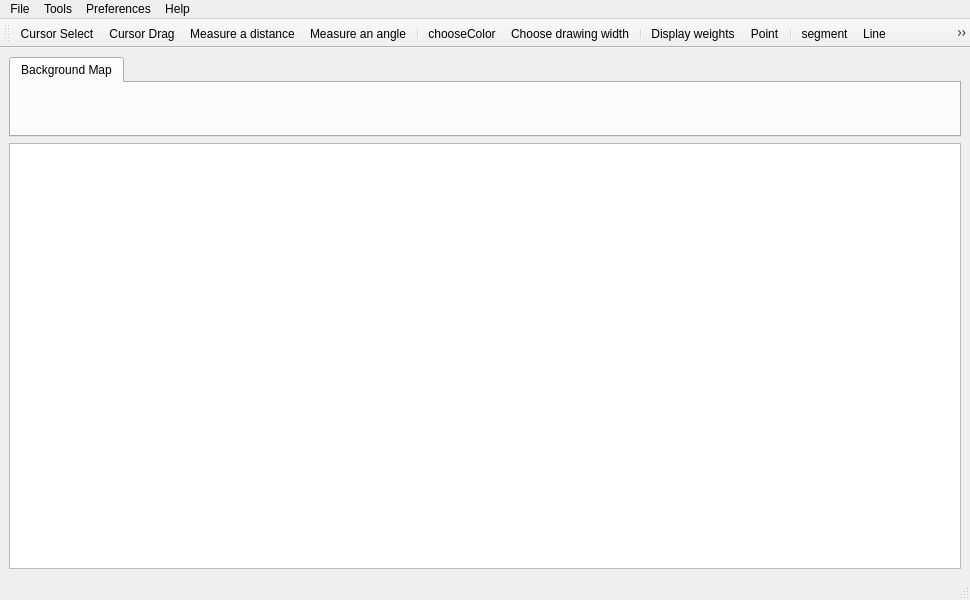
<?xml version="1.0" encoding="UTF-8"?>
<ui version="4.0">
 <class>Gribouillot</class>
 <widget class="QMainWindow" name="Gribouillot">
  <property name="geometry">
   <rect>
    <x>0</x>
    <y>0</y>
    <width>970</width>
    <height>600</height>
   </rect>
  </property>
  <property name="windowTitle">
   <string>Gribouillot</string>
  </property>
  <widget class="QWidget" name="centralwidget">
   <layout class="QVBoxLayout" name="verticalLayout">
    <item>
     <widget class="GribouillotTabWidget" name="gribTabWidget">
      <property name="maximumSize">
       <size>
        <width>16777215</width>
        <height>80</height>
       </size>
      </property>
      <property name="currentIndex">
       <number>0</number>
      </property>
      <property name="usesScrollButtons">
       <bool>false</bool>
      </property>
      <widget class="MapTabWidget" name="mapTabWidget">
       <property name="styleSheet">
        <string notr="true"/>
       </property>
       <attribute name="title">
        <string>Background Map</string>
       </attribute>
      </widget>
     </widget>
    </item>
    <item>
     <widget class="ZoomableGraphicsView" name="zGraphicsView">
      <property name="renderHints">
       <set>QPainter::Antialiasing|QPainter::TextAntialiasing</set>
      </property>
      <property name="dragMode">
       <enum>QGraphicsView::ScrollHandDrag</enum>
      </property>
      <property name="transformationAnchor">
       <enum>QGraphicsView::AnchorUnderMouse</enum>
      </property>
      <property name="resizeAnchor">
       <enum>QGraphicsView::AnchorUnderMouse</enum>
      </property>
     </widget>
    </item>
   </layout>
  </widget>
  <widget class="QStatusBar" name="statusBar"/>
  <widget class="QMenuBar" name="menuBar">
   <property name="geometry">
    <rect>
     <x>0</x>
     <y>0</y>
     <width>970</width>
     <height>22</height>
    </rect>
   </property>
   <widget class="QMenu" name="menuFile">
    <property name="title">
     <string>File</string>
    </property>
    <addaction name="actionNewProject"/>
    <addaction name="actionOpenProject"/>
    <addaction name="actionImport_layer"/>
    <addaction name="actionSaveProject"/>
    <addaction name="separator"/>
    <addaction name="actionExportAs"/>
    <addaction name="separator"/>
    <addaction name="actionQuit"/>
   </widget>
   <widget class="QMenu" name="menuOptions">
    <property name="title">
     <string>Tools</string>
    </property>
    <addaction name="actionCenterOfMass"/>
    <addaction name="actionSpiralOptions"/>
   </widget>
   <widget class="QMenu" name="menuHelp">
    <property name="title">
     <string>Help</string>
    </property>
    <addaction name="actionAbout_Grib"/>
    <addaction name="actionAbout_Qt"/>
   </widget>
   <widget class="QMenu" name="menuPreferences">
    <property name="title">
     <string>Preferences</string>
    </property>
    <addaction name="actionMinimap"/>
    <addaction name="actionCopy_pixmaps"/>
    <addaction name="actionAutosave"/>
   </widget>
   <addaction name="menuFile"/>
   <addaction name="menuOptions"/>
   <addaction name="menuPreferences"/>
   <addaction name="menuHelp"/>
  </widget>
  <widget class="QToolBar" name="toolBar">
   <property name="windowTitle">
    <string>toolBar</string>
   </property>
   <attribute name="toolBarArea">
    <enum>TopToolBarArea</enum>
   </attribute>
   <attribute name="toolBarBreak">
    <bool>false</bool>
   </attribute>
   <addaction name="actionCursorSelect"/>
   <addaction name="actionCursorDrag"/>
   <addaction name="actionMeasureDistance"/>
   <addaction name="actionMeasureAngle"/>
   <addaction name="separator"/>
   <addaction name="actionChooseColor"/>
   <addaction name="actionChooseWidth"/>
   <addaction name="separator"/>
   <addaction name="actionPointWeight"/>
   <addaction name="actionPoint"/>
   <addaction name="separator"/>
   <addaction name="actionSegment"/>
   <addaction name="actionLine"/>
   <addaction name="actionHorizontalLine"/>
   <addaction name="actionVerticalLine"/>
   <addaction name="actionParallel"/>
   <addaction name="actionPerpendicular"/>
   <addaction name="actionBisection"/>
   <addaction name="actionAngleLine"/>
   <addaction name="actionTangentToCircle"/>
   <addaction name="separator"/>
   <addaction name="actionDrawCenter"/>
   <addaction name="actionCircleCenterPoint"/>
   <addaction name="actionCircleSelectRadius"/>
   <addaction name="actionCircleRadiusValue"/>
   <addaction name="actionCircleDiameter"/>
   <addaction name="actionCircleSelectDiameter"/>
   <addaction name="actionCircleTriangle"/>
   <addaction name="separator"/>
   <addaction name="actionEllipseFoci"/>
   <addaction name="separator"/>
   <addaction name="actionArcFromCircle"/>
   <addaction name="actionArc"/>
   <addaction name="separator"/>
   <addaction name="actionSpiral"/>
   <addaction name="separator"/>
   <addaction name="actionLoadPicture"/>
  </widget>
  <action name="actionNewProject">
   <property name="text">
    <string>New project</string>
   </property>
   <property name="shortcut">
    <string>Ctrl+N</string>
   </property>
  </action>
  <action name="actionSaveProject">
   <property name="text">
    <string>Save project</string>
   </property>
   <property name="shortcut">
    <string>Ctrl+S</string>
   </property>
  </action>
  <action name="actionQuit">
   <property name="text">
    <string>Quit</string>
   </property>
  </action>
  <action name="actionOpenProject">
   <property name="text">
    <string>Open project</string>
   </property>
   <property name="shortcut">
    <string>Ctrl+O</string>
   </property>
  </action>
  <action name="actionExportAs">
   <property name="text">
    <string>Export view as...</string>
   </property>
   <property name="toolTip">
    <string>Export as choosen picture format</string>
   </property>
  </action>
  <action name="actionChooseColor">
   <property name="icon">
    <iconset>
     <normalon>:/Resources/Icons/color-wheel.png</normalon>
    </iconset>
   </property>
   <property name="text">
    <string>chooseColor</string>
   </property>
   <property name="toolTip">
    <string>Choose a drawing color</string>
   </property>
  </action>
  <action name="actionMeasureDistance">
   <property name="checkable">
    <bool>true</bool>
   </property>
   <property name="icon">
    <iconset>
     <normalon>:/Resources/Icons/measure-tape-km.png</normalon>
    </iconset>
   </property>
   <property name="text">
    <string>Measure a distance</string>
   </property>
   <property name="toolTip">
    <string>Measure a distance in km</string>
   </property>
  </action>
  <action name="actionMeasureAngle">
   <property name="checkable">
    <bool>true</bool>
   </property>
   <property name="icon">
    <iconset resource="gribouillot.qrc">
     <normaloff>:/Resources/Icons/protractor.png</normaloff>
     <normalon>:/Resources/Icons/protractor.png</normalon>:/Resources/Icons/protractor.png</iconset>
   </property>
   <property name="text">
    <string>Measure an angle</string>
   </property>
   <property name="toolTip">
    <string>Measure an angle</string>
   </property>
  </action>
  <action name="actionDrawCenter">
   <property name="checkable">
    <bool>true</bool>
   </property>
   <property name="icon">
    <iconset resource="gribouillot.qrc">
     <normaloff>:/Resources/Icons/circle-drawCenter.png</normaloff>:/Resources/Icons/circle-drawCenter.png</iconset>
   </property>
   <property name="text">
    <string>Draw circle center</string>
   </property>
   <property name="toolTip">
    <string>Draw the center point when drawing circles</string>
   </property>
  </action>
  <action name="actionCircleCenterPoint">
   <property name="checkable">
    <bool>true</bool>
   </property>
   <property name="icon">
    <iconset resource="gribouillot.qrc">
     <normaloff>:/Resources/Icons/circle-center-point.png</normaloff>:/Resources/Icons/circle-center-point.png</iconset>
   </property>
   <property name="text">
    <string>circleCenterPoint</string>
   </property>
   <property name="toolTip">
    <string>Draw a circle given a center and an other point</string>
   </property>
  </action>
  <action name="actionCircleRadiusValue">
   <property name="checkable">
    <bool>true</bool>
   </property>
   <property name="icon">
    <iconset resource="gribouillot.qrc">
     <normaloff>:/Resources/Icons/circle-radius-value.png</normaloff>:/Resources/Icons/circle-radius-value.png</iconset>
   </property>
   <property name="text">
    <string>circleRadiusValue</string>
   </property>
   <property name="toolTip">
    <string>Draw a circle given a center and a radius value</string>
   </property>
  </action>
  <action name="actionCircleDiameter">
   <property name="checkable">
    <bool>true</bool>
   </property>
   <property name="icon">
    <iconset resource="gribouillot.qrc">
     <normaloff>:/Resources/Icons/circle-2points-diameter.png</normaloff>:/Resources/Icons/circle-2points-diameter.png</iconset>
   </property>
   <property name="text">
    <string>circleDiameter</string>
   </property>
   <property name="toolTip">
    <string>Draw a circle given 2 points as a diameter</string>
   </property>
  </action>
  <action name="actionCircleTriangle">
   <property name="checkable">
    <bool>true</bool>
   </property>
   <property name="icon">
    <iconset resource="gribouillot.qrc">
     <normaloff>:/Resources/Icons/circle-3points.png</normaloff>:/Resources/Icons/circle-3points.png</iconset>
   </property>
   <property name="text">
    <string>Circle from Triangle</string>
   </property>
   <property name="toolTip">
    <string>Draw the circle passing by 3 points</string>
   </property>
  </action>
  <action name="actionPoint">
   <property name="checkable">
    <bool>true</bool>
   </property>
   <property name="icon">
    <iconset resource="gribouillot.qrc">
     <normaloff>:/Resources/Icons/point.png</normaloff>:/Resources/Icons/point.png</iconset>
   </property>
   <property name="text">
    <string>Point</string>
   </property>
   <property name="toolTip">
    <string>Draw a point</string>
   </property>
  </action>
  <action name="actionLine">
   <property name="checkable">
    <bool>true</bool>
   </property>
   <property name="icon">
    <iconset>
     <normalon>:/Resources/Icons/line.png</normalon>
    </iconset>
   </property>
   <property name="text">
    <string>Line</string>
   </property>
   <property name="toolTip">
    <string>Draw an infinite line given 2 points</string>
   </property>
  </action>
  <action name="actionSegment">
   <property name="checkable">
    <bool>true</bool>
   </property>
   <property name="icon">
    <iconset>
     <normalon>:/Resources/Icons/line-segment.png</normalon>
    </iconset>
   </property>
   <property name="text">
    <string>segment</string>
   </property>
   <property name="toolTip">
    <string>Draw a segment given 2 points</string>
   </property>
  </action>
  <action name="actionParallel">
   <property name="checkable">
    <bool>true</bool>
   </property>
   <property name="icon">
    <iconset>
     <normalon>:/Resources/Icons/line-point-parallel.png</normalon>
    </iconset>
   </property>
   <property name="text">
    <string>parallel</string>
   </property>
   <property name="toolTip">
    <string>Draw the parallel to a selected line crossing a given point</string>
   </property>
  </action>
  <action name="actionPerpendicular">
   <property name="checkable">
    <bool>true</bool>
   </property>
   <property name="icon">
    <iconset>
     <normalon>:/Resources/Icons/line-point-perpendicular.png</normalon>
    </iconset>
   </property>
   <property name="text">
    <string>perpendicular</string>
   </property>
   <property name="toolTip">
    <string>Draw the perpendicular to a line crossing a given point</string>
   </property>
  </action>
  <action name="actionBisection">
   <property name="checkable">
    <bool>true</bool>
   </property>
   <property name="icon">
    <iconset>
     <normalon>:/Resources/Icons/line-bisection.png</normalon>
    </iconset>
   </property>
   <property name="text">
    <string>Bisection</string>
   </property>
   <property name="toolTip">
    <string>Draw the bisection of the selected segment</string>
   </property>
  </action>
  <action name="actionHorizontalLine">
   <property name="checkable">
    <bool>true</bool>
   </property>
   <property name="icon">
    <iconset>
     <normalon>:/Resources/Icons/line-horizontal.png</normalon>
    </iconset>
   </property>
   <property name="text">
    <string>Horizontal line</string>
   </property>
   <property name="toolTip">
    <string>Draw the horizontal line crossing the given point</string>
   </property>
  </action>
  <action name="actionVerticalLine">
   <property name="checkable">
    <bool>true</bool>
   </property>
   <property name="icon">
    <iconset>
     <normalon>:/Resources/Icons/line-vertical.png</normalon>
    </iconset>
   </property>
   <property name="text">
    <string>Vertical line</string>
   </property>
   <property name="toolTip">
    <string>Draw the vertical line crossing the given point</string>
   </property>
  </action>
  <action name="actionAngleLine">
   <property name="checkable">
    <bool>true</bool>
   </property>
   <property name="icon">
    <iconset>
     <normalon>:/Resources/Icons/line-angle.png</normalon>
    </iconset>
   </property>
   <property name="text">
    <string>Angle line</string>
   </property>
   <property name="toolTip">
    <string>Draw the line intersecting the selected line at the given point, at the given angle</string>
   </property>
  </action>
  <action name="actionTangentToCircle">
   <property name="checkable">
    <bool>true</bool>
   </property>
   <property name="icon">
    <iconset resource="gribouillot.qrc">
     <normaloff>:/Resources/Icons/line-tangent-circle.png</normaloff>:/Resources/Icons/line-tangent-circle.png</iconset>
   </property>
   <property name="text">
    <string>Tangents to circle</string>
   </property>
   <property name="toolTip">
    <string>Draw the 2 lines tangent to the selected circle and passing through a point</string>
   </property>
  </action>
  <action name="actionLoadPicture">
   <property name="icon">
    <iconset resource="gribouillot.qrc">
     <normaloff>:/Resources/Icons/image-x-generic.png</normaloff>:/Resources/Icons/image-x-generic.png</iconset>
   </property>
   <property name="text">
    <string>Load Picture</string>
   </property>
   <property name="toolTip">
    <string>Load an external picture </string>
   </property>
  </action>
  <action name="actionMinimap">
   <property name="checkable">
    <bool>true</bool>
   </property>
   <property name="text">
    <string>Minimap</string>
   </property>
   <property name="toolTip">
    <string>Display a minimap</string>
   </property>
   <property name="shortcut">
    <string>M</string>
   </property>
  </action>
  <action name="actionAbout_Qt">
   <property name="text">
    <string>About Qt</string>
   </property>
   <property name="menuRole">
    <enum>QAction::AboutQtRole</enum>
   </property>
  </action>
  <action name="actionAbout_Grib">
   <property name="text">
    <string>About Gribouillot</string>
   </property>
  </action>
  <action name="actionChooseWidth">
   <property name="icon">
    <iconset resource="gribouillot.qrc">
     <normaloff>:/Resources/Icons/draw-width-5.png</normaloff>:/Resources/Icons/draw-width-5.png</iconset>
   </property>
   <property name="text">
    <string>Choose drawing width</string>
   </property>
   <property name="toolTip">
    <string>Change the drawing width</string>
   </property>
  </action>
  <action name="actionPointWeight">
   <property name="checkable">
    <bool>true</bool>
   </property>
   <property name="icon">
    <iconset resource="gribouillot.qrc">
     <normaloff>:/Resources/Icons/point-weight.png</normaloff>:/Resources/Icons/point-weight.png</iconset>
   </property>
   <property name="text">
    <string>Display weights</string>
   </property>
   <property name="toolTip">
    <string>Enter weight values for drawn points / show weight values</string>
   </property>
  </action>
  <action name="actionCursorDrag">
   <property name="checkable">
    <bool>true</bool>
   </property>
   <property name="icon">
    <iconset resource="gribouillot.qrc">
     <normaloff>:/Resources/Icons/cursor-openhand.png</normaloff>:/Resources/Icons/cursor-openhand.png</iconset>
   </property>
   <property name="text">
    <string>Cursor Drag</string>
   </property>
   <property name="toolTip">
    <string>Move around the map, you can not select items {k}</string>
   </property>
   <property name="shortcut">
    <string>K</string>
   </property>
  </action>
  <action name="actionCursorSelect">
   <property name="checkable">
    <bool>true</bool>
   </property>
   <property name="icon">
    <iconset resource="gribouillot.qrc">
     <normaloff>:/Resources/Icons/cursor-arrow.png</normaloff>:/Resources/Icons/cursor-arrow.png</iconset>
   </property>
   <property name="text">
    <string>Cursor Select</string>
   </property>
   <property name="toolTip">
    <string>Select items from the view {s}</string>
   </property>
   <property name="shortcut">
    <string>J</string>
   </property>
  </action>
  <action name="actionImport_layer">
   <property name="text">
    <string>Import layer</string>
   </property>
  </action>
  <action name="actionCenterOfMass">
   <property name="text">
    <string>Center of Mass</string>
   </property>
   <property name="shortcut">
    <string>G</string>
   </property>
  </action>
  <action name="actionCopy_pixmaps">
   <property name="checkable">
    <bool>true</bool>
   </property>
   <property name="text">
    <string>Copy pixmaps</string>
   </property>
   <property name="toolTip">
    <string>Automatically copy pixmaps to project folder</string>
   </property>
  </action>
  <action name="actionEllipseFoci">
   <property name="checkable">
    <bool>true</bool>
   </property>
   <property name="icon">
    <iconset resource="gribouillot.qrc">
     <normaloff>:/Resources/Icons/ellipse-foci.png</normaloff>:/Resources/Icons/ellipse-foci.png</iconset>
   </property>
   <property name="text">
    <string>Ellipse from foci</string>
   </property>
   <property name="toolTip">
    <string>Draw an ellipse given its 2 foci and the sum of the distances to the foci</string>
   </property>
  </action>
  <action name="actionArc">
   <property name="checkable">
    <bool>true</bool>
   </property>
   <property name="icon">
    <iconset resource="gribouillot.qrc">
     <normaloff>:/Resources/Icons/arc-center-point-angle.png</normaloff>:/Resources/Icons/arc-center-point-angle.png</iconset>
   </property>
   <property name="text">
    <string>Arc</string>
   </property>
   <property name="toolTip">
    <string>Draw an arc given a center, a starting point and an angle</string>
   </property>
  </action>
  <action name="actionArcFromCircle">
   <property name="checkable">
    <bool>true</bool>
   </property>
   <property name="icon">
    <iconset resource="gribouillot.qrc">
     <normaloff>:/Resources/Icons/arc-2boundaries.png</normaloff>:/Resources/Icons/arc-2boundaries.png</iconset>
   </property>
   <property name="text">
    <string>Arc from a Circle</string>
   </property>
   <property name="toolTip">
    <string>Cut a circle into an arc given 2 boundaries</string>
   </property>
  </action>
  <action name="actionSpiralOptions">
   <property name="text">
    <string>Spiral options</string>
   </property>
   <property name="toolTip">
    <string>4 centers spiral options</string>
   </property>
   <property name="shortcut">
    <string>S</string>
   </property>
  </action>
  <action name="actionSpiral">
   <property name="checkable">
    <bool>true</bool>
   </property>
   <property name="icon">
    <iconset resource="gribouillot.qrc">
     <normaloff>:/Resources/Icons/spiral.png</normaloff>:/Resources/Icons/spiral.png</iconset>
   </property>
   <property name="text">
    <string>Spiral</string>
   </property>
   <property name="toolTip">
    <string>Draw a 4 centers spiral</string>
   </property>
  </action>
  <action name="actionCircleSelectRadius">
   <property name="checkable">
    <bool>true</bool>
   </property>
   <property name="icon">
    <iconset resource="gribouillot.qrc">
     <normaloff>:/Resources/Icons/circle-segment.png</normaloff>:/Resources/Icons/circle-segment.png</iconset>
   </property>
   <property name="text">
    <string>circleSelectRadius</string>
   </property>
   <property name="toolTip">
    <string>Draw a circle with the selected segment as radius</string>
   </property>
  </action>
  <action name="actionCircleSelectDiameter">
   <property name="checkable">
    <bool>true</bool>
   </property>
   <property name="icon">
    <iconset resource="gribouillot.qrc">
     <normaloff>:/Resources/Icons/circle-diameter.png</normaloff>:/Resources/Icons/circle-diameter.png</iconset>
   </property>
   <property name="text">
    <string>circleSelectDiameter</string>
   </property>
   <property name="toolTip">
    <string>Draw a circle with the selected segment as diameter</string>
   </property>
  </action>
  <action name="actionAutosave">
   <property name="checkable">
    <bool>true</bool>
   </property>
   <property name="text">
    <string>Autosave</string>
   </property>
   <property name="toolTip">
    <string>Define autosave interval</string>
   </property>
  </action>
 </widget>
 <customwidgets>
  <customwidget>
   <class>ZoomableGraphicsView</class>
   <extends>QGraphicsView</extends>
   <header>zoomablegraphicsview.h</header>
  </customwidget>
  <customwidget>
   <class>MapTabWidget</class>
   <extends>QWidget</extends>
   <header>maptabwidget.h</header>
   <container>1</container>
  </customwidget>
  <customwidget>
   <class>GribouillotTabWidget</class>
   <extends>QTabWidget</extends>
   <header>gribouillottabwidget.h</header>
   <container>1</container>
  </customwidget>
 </customwidgets>
 <resources>
  <include location="gribouillot.qrc"/>
 </resources>
 <connections>
  <connection>
   <sender>gribTabWidget</sender>
   <signal>tabBarClicked(int)</signal>
   <receiver>Gribouillot</receiver>
   <slot>tabWidgetClicked(int)</slot>
   <hints>
    <hint type="sourcelabel">
     <x>383</x>
     <y>137</y>
    </hint>
    <hint type="destinationlabel">
     <x>399</x>
     <y>299</y>
    </hint>
   </hints>
  </connection>
  <connection>
   <sender>actionSaveProject</sender>
   <signal>triggered()</signal>
   <receiver>Gribouillot</receiver>
   <slot>saveProject()</slot>
   <hints>
    <hint type="sourcelabel">
     <x>-1</x>
     <y>-1</y>
    </hint>
    <hint type="destinationlabel">
     <x>399</x>
     <y>299</y>
    </hint>
   </hints>
  </connection>
 </connections>
 <slots>
  <slot>tabWidgetClicked(int)</slot>
  <slot>tabPageChanged(int)</slot>
  <slot>saveProject()</slot>
  <slot>onActionOpenProject_triggered()</slot>
 </slots>
</ui>
